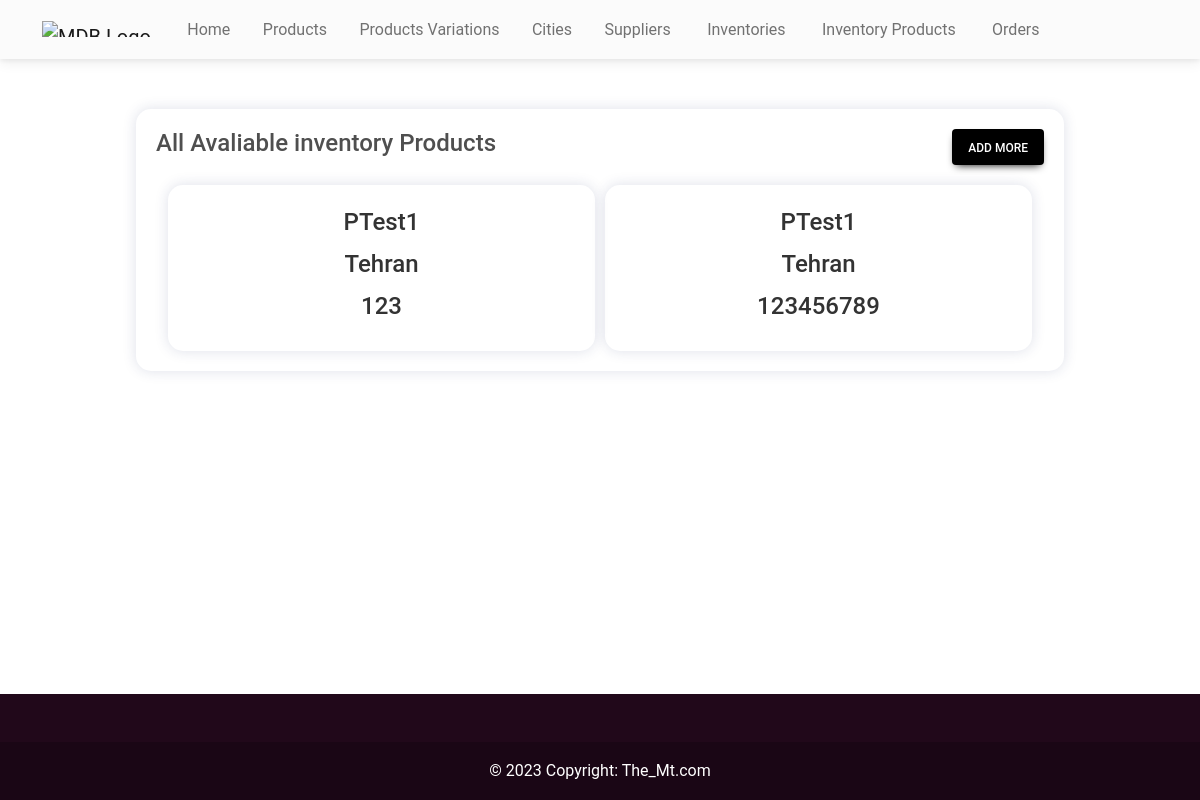
Before: /adminHome/inventoryProductList/ with the older database file.
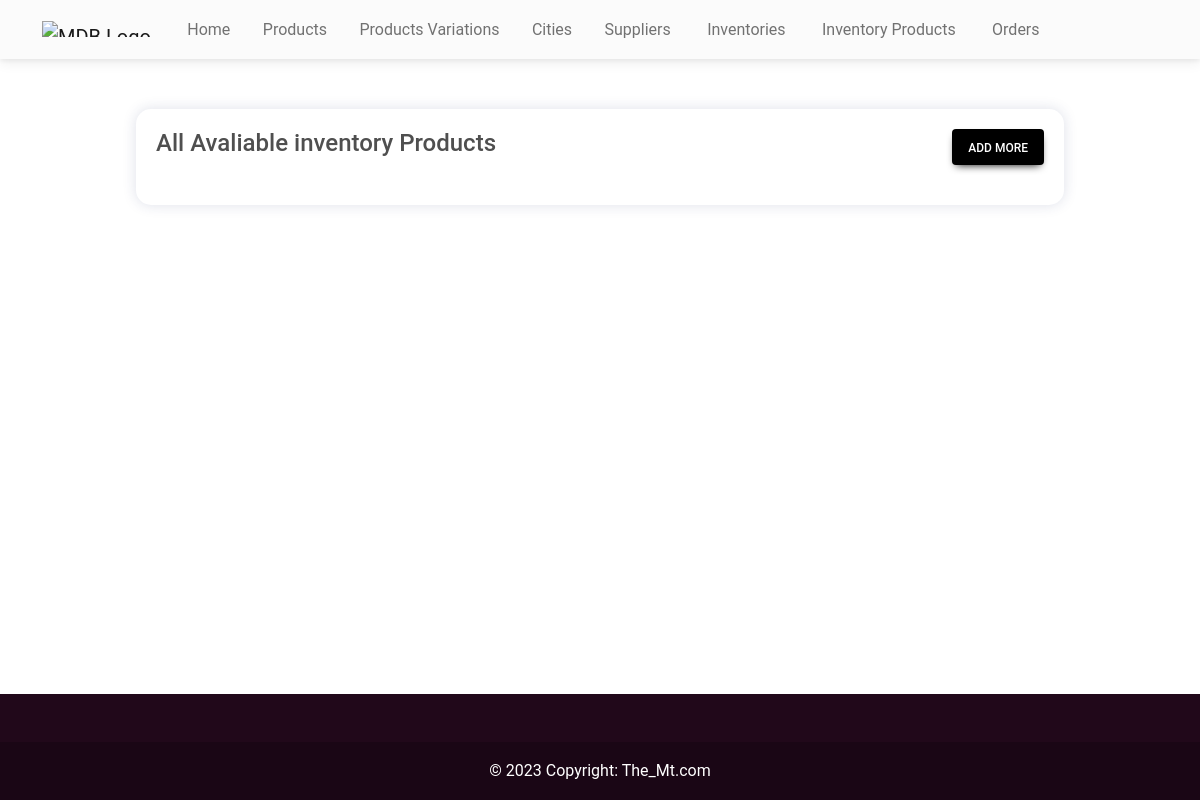
After: the same page with the newer database file.
### shop/models.py (models this page shows, shortened)
class InventoryProduct(models.Model):
    productId = models.ForeignKey(Product, on_delete=models.CASCADE, verbose_name="Product Name")
    inventoryId = models.ForeignKey(Inventory, on_delete=models.CASCADE, verbose_name="Inventory City")
    quantity = models.IntegerField()

class Product(models.Model):
    name = models.CharField(max_length=200)
    price = models.CharField(max_length=200)
    quantity = models.PositiveIntegerField(verbose_name="Quantity in Kg")
    pType = models.ForeignKey(ProductVariation, on_delete=models.CASCADE, verbose_name="Category Name")
    cityId = models.ForeignKey(City, on_delete=models.CASCADE, verbose_name="City Name")

class Inventory(models.Model):
    cityId = models.ForeignKey(City, on_delete=models.CASCADE, verbose_name="City")

class City(models.Model):
    name = models.CharField(max_length=200, verbose_name="Name")

### shop/views.py (the view)
# urls.py: path('adminHome/inventoryProductList/', InventoryProductListView.as_view(), name='inventoryProductList'),
class InventoryProductListView(ListView):
    model = InventoryProduct
    template_name = 'inventoryProductList.html'

### templates/inventoryProductList.html (shortened to what this page needs)
{% extends 'adminBase.html' %}
{% load static %}
{% block cssLinks %}
<link rel="stylesheet" href="{% static 'css/inventoryProduct.css' %}" />
{% endblock cssLinks %}
{% block content %}
<section class="inventoryProductList">
  <div class="wrapper">
    <div class="top">
      <h4>All Avaliable inventory Products</h4>
      <a class="btn btn-black px-3" role="button" href="{% url  'inventoryProductCreate' %}">Add more</a>
    </div>
    <div class="container">
      {% for inventoryProduct in object_list%}
      <div class="inventoryProductCard">
        <h4>{{ inventoryProduct.productId.name }}</h4>
        <h4>{{ inventoryProduct.inventoryId.cityId.name }}</h4>
        <h4>{{ inventoryProduct.quantity }}</h4>
      </div>
      {% endfor %}
    </div>
  </div>
</section>
{% endblock content %}

Changed rows visible on the page:
removed InventoryProduct: productId.name "PTest1", inventoryId.cityId.name "Tehran", quantity "123"
removed InventoryProduct: productId.name "PTest1", inventoryId.cityId.name "Tehran", quantity "123456789"
